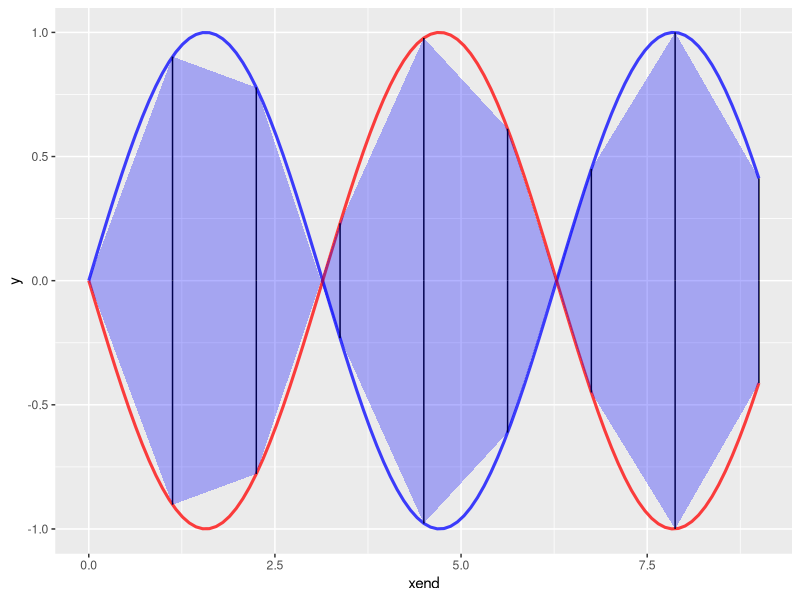

Generate this figure with R:
library("ggplot2")

f3 <- function(x) {
  return(sin(x))
}
f4 <- function(x) {
  return(cos(x+pi/2))
}
x=seq(0 , 9, 0.1)
ysen=c()
for(i in 1:length(x)){
  ysen[i]=sin(x[i])
}


seg <- seq.int(0, 9, length.out = 9)
segcos <- seq.int(0, 9, length.out = 9)

fx <- vector(length = length(seg))
fxcos <- vector(length = length(segcos))

for (i in 1:length(seg)) {
  fx[i] <- f3(seg[i])
}
for (i in 1:length(segcos)) {
  fxcos[i] <- f4(segcos[i])
}

df <- data.frame(xend = seg, 
                 y = rep(0, 9), 
                 yend = fx, 
                 yend1 = c(fx[2:9], fx[9]), 
                 xend1 = c(seg[2:9], seg[9]),
                 xendcos = segcos, 
                 ycos = rep(0, 9), 
                 yendcos = fxcos, 
                 yend1cos = c(fxcos[2:9], fxcos[9]), 
                 xend1cos = c(segcos[2:9], segcos[9]))

ggplot(data = df) + 
  stat_function(fun = f3, size = 1.05, alpha = 0.75, color='blue') + 
  stat_function(fun = f4, size = 1.05, alpha = 0.75, color='red') + 
  geom_segment(aes(x=xend, y=y, xend=xend, yend=yend)) + 
  geom_ribbon(aes(x=xend, ymin=y, ymax=yend), fill = 'blue', alpha = 0.3) +
  
  geom_segment(aes(x=xendcos, y=ycos, xend=xendcos, yend=yendcos)) + 
  geom_ribbon(aes(x=xendcos, ymin=ycos, ymax=yendcos), fill = 'blue', alpha = 0.3) +
  xlim(c(0, 9))